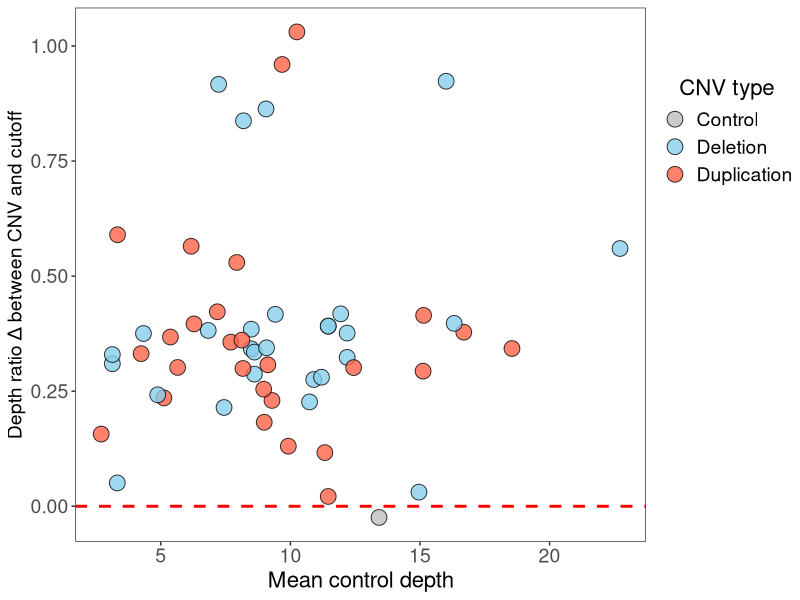
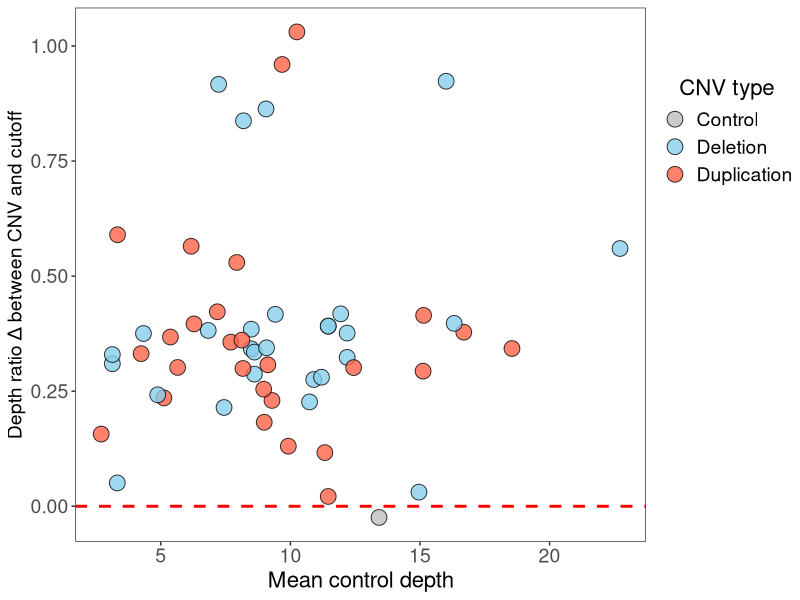

Source code (R) for these figures, in order:
library(data.table)
library(dplyr)
library(ggplot2)

df<-fread("./data/sample_cnv_data.txt", sep="\t", header=T)

### exclude failed samples

samples_exclude <- c('SM4628','SM7239','SM4846')
df <- df %>% filter(!sample_id %in% samples_exclude)

df <- df %>% filter(region_type == 'cnv')

df<-df %>% mutate(abs_diff = ifelse(cnv_type == "DEL", cutoff_del-ctrl_norm,ctrl_norm-cutoff_dup))
df$abs_diff

### plot

ggplot(df, aes(x=ctrl_norm_factor, y=abs_diff, fill=as.factor(cnv_type))) +
  theme_bw() + 
  geom_hline(yintercept=0, color="red", linetype="dashed", size=1) +
  geom_point(shape=21, size=5, alpha=0.8) +
  scale_fill_manual(values = c("DEL"="skyblue", "DUP"="tomato", "CONTROL"= "gray"), labels = c("DEL"="Deletion", "DUP" = "Duplication","CONTROL"="Control")) +
  xlab("Mean control depth") +
  ylab("Depth ratio \u0394 between CNV and cutoff") +
  guides(fill=guide_legend(title="CNV type")) +
  theme(panel.grid.major = element_blank(),
        panel.grid.minor = element_blank(), 
        axis.line = element_blank(),
        axis.text=element_text(size=14),
        axis.title.x=element_text(size=16),
        axis.title.y=element_text(size=14),
        legend.title.align=0.5,
        legend.text=element_text(size=14),
        legend.title=element_text(size=16),
        legend.justification = "top",
        legend.margin = margin(50,0,0,0),
        legend.key.size = unit(0.7, "cm"))

ggsave("./figures/Fig3B.png",height=4, width=8)